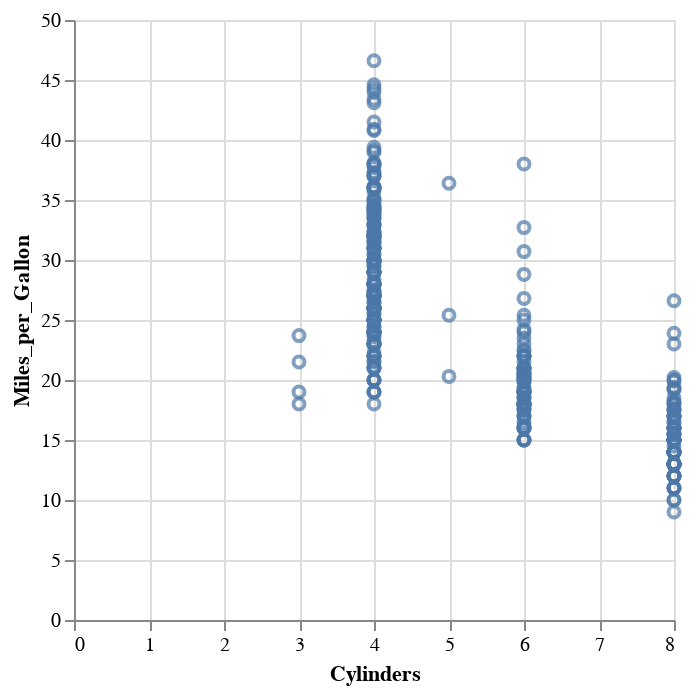

Notebook code for this chart:
### Markdown cell above
##### Define types of the attributes

Different type of attributes may lead to different data visualization. 

- ':N' indicates a nominal type (unordered, categorical data),
- ':O' indicates an ordinal type (rank-ordered data),
- ':Q' indicates a quantitative type (numerical data with meaningful magnitudes), and
- ':T' indicates a temporal type (date/time data)

### Code cell
alt.Chart(cars).mark_point().encode(
    x=alt.X('Cylinders'),
    y=alt.Y('Miles_per_Gallon')
)

### Figure 1 — Vega-Lite specification as saved in the notebook (floating-point values rounded to 4 significant figures; data arrays with more than 128 entries replaced by an {"elided": "..."} marker saying what was removed)
{"config": {"view": {"continuousWidth": 300, "continuousHeight": 300}}, "data": {"name": "data-583e73726c1545c56c203344161a975c"}, "mark": {"type": "point"}, "encoding": {"x": {"field": "Cylinders", "type": "quantitative"}, "y": {"field": "Miles_per_Gallon", "type": "quantitative"}}, "$schema": "https://vega.github.io/schema/vega-lite/v5.20.1.json", "datasets": {"data-583e73726c1545c56c203344161a975c": {"elided": "406 records"}}}
